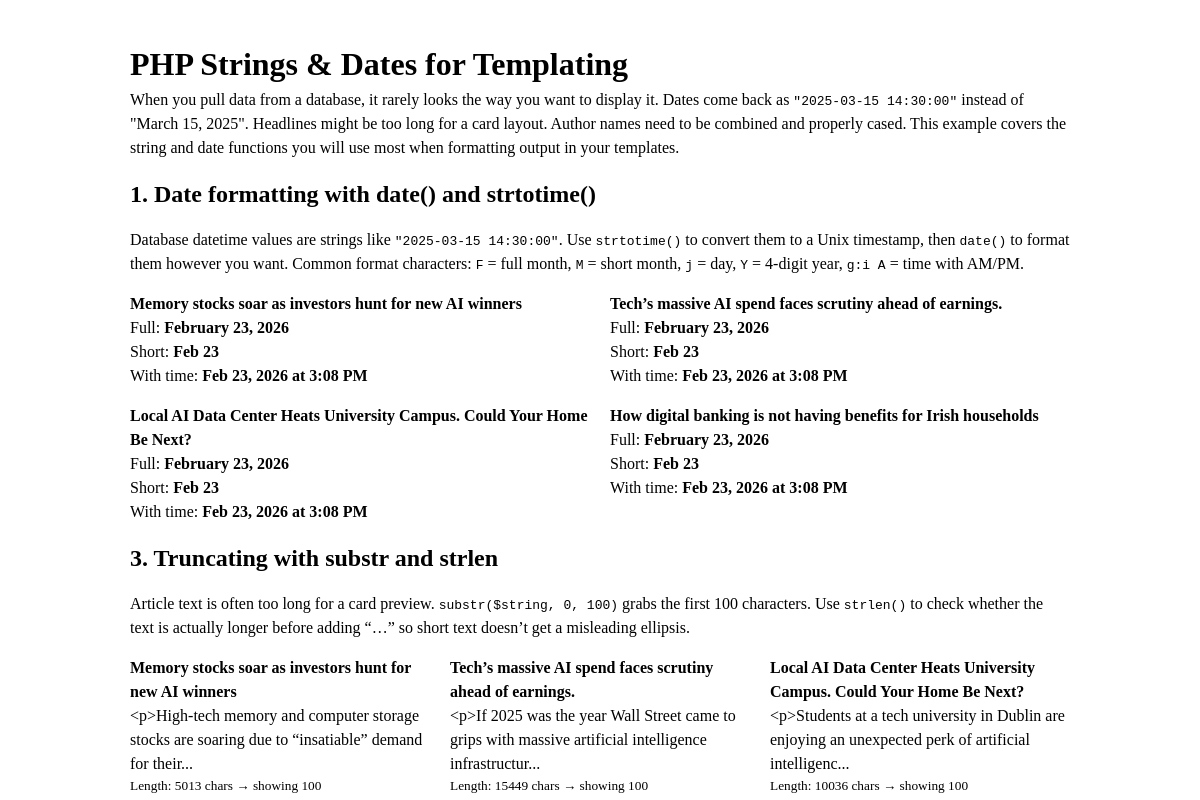
Page /examples/01-php-strings-dates.php on the earlier database version.
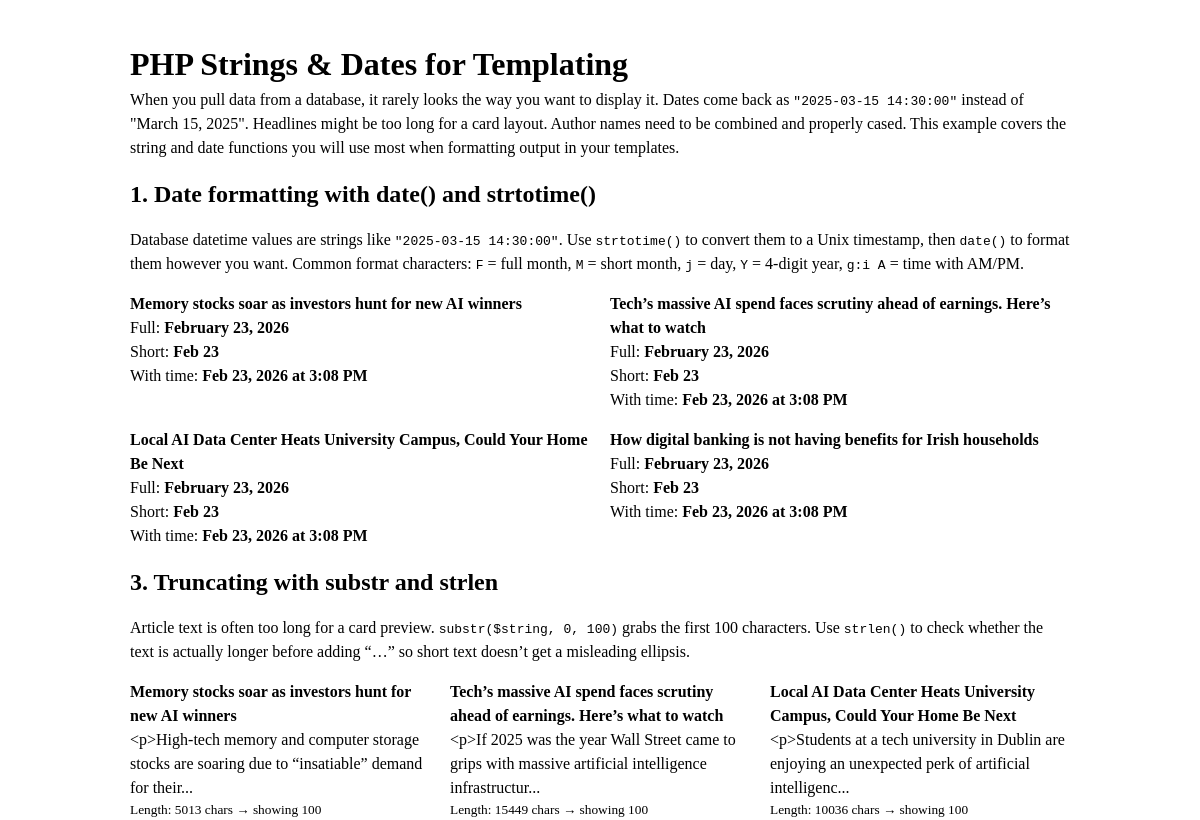
Same page on the later database version.
### tables this page shows
CREATE TABLE `stories` (
  `id` int NOT NULL,
  `headline` varchar(255) NOT NULL,
  `short_headline` varchar(255) NOT NULL,
  `subheadline` varchar(500) NOT NULL,
  `article` text NOT NULL,
  `img_url` varchar(255) NOT NULL,
  `author_id` int NOT NULL,
  `category_id` int NOT NULL,
  `location_id` int NOT NULL,
  `created_at` timestamp NOT NULL DEFAULT CURRENT_TIMESTAMP,
  `updated_at` timestamp NOT NULL DEFAULT CURRENT_TIMESTAMP
);

### lib/config.php (called while the page is built, shortened)
<?php
spl_autoload_register(function ($class) {
    $class_path = str_replace("\\", DIRECTORY_SEPARATOR, $class);
    $file = dirname(__DIR__) . '/classes/' . $class_path . '.php';
});
?>

### classes/DB.php (called while the page is built, shortened)
<?php
class DB {
    private function __construct() {
        $options = [
            PDO::ATTR_ERRMODE            => PDO::ERRMODE_EXCEPTION,
            PDO::ATTR_DEFAULT_FETCH_MODE => PDO::FETCH_ASSOC,
            PDO::ATTR_EMULATE_PREPARES   => false,
            PDO::MYSQL_ATTR_FOUND_ROWS   => true
        ];
    }
}

### classes/Story.php (called while the page is built, shortened)
<?php
require_once 'DB.php';
class Story
{
    public function __construct($props = null)
    {
        if ($props != null) {
            $this->headline       = $props["headline"];
            $this->article     = $props["article"];
            if (array_key_exists("created_at", $props)) {
                $this->created_at = $props["created_at"];
            }
        }
    }
    private static function find($sql, $params, $options = NULL)
    {
        $stories = array();
        $db = null;
        try {
            $db = DB::getInstance()->getConnection();
            if ($options != NULL && is_array($options)) {
                if (array_key_exists("order_by", $options)) {
                    $allowed_columns = array_keys(get_class_vars(self::class));
                    if (in_array($options["order_by"], $allowed_columns)) {
                        $direction = (array_key_exists("order", $options) && strtoupper($options["order"]) === "DESC") ? "DESC" : "ASC";
                        $sql .= " ORDER BY " . $options["order_by"] . " " . $direction;
                    }
                }
                if (array_key_exists("limit", $options)) {
                    $sql .= " LIMIT :limit";
                    $params["limit"] = $options["limit"];
                }
            }
            $stmt = $db->prepare($sql);
            $status = $stmt->execute($params);
            if ($stmt->rowCount() !== 0) {
                $row = $stmt->fetch(PDO::FETCH_ASSOC);
                while ($row !== FALSE) {
                    $story = new Story($row);
                    $stories[] = $story;
                    $row = $stmt->fetch(PDO::FETCH_ASSOC);
                }
            }
        } finally {
            if ($db !== null) {
                $db = null;
            }
        }
        return $stories;
    }
    public static function findAll($options = NULL)
    {
        $sql = "SELECT * FROM stories";
        $params = [];
        $stories = Story::find($sql, $params, $options);
        return $stories;
    }
}

### examples/01-php-strings-dates.php (the view, shortened to what the changed rows need)
<?php
require_once "../lib/config.php";
$stories = Story::findAll(["limit" => 9, "order_by" => "updated_at", "order" => "DESC"]);
?>
<html>
<head>
    <link rel="stylesheet" href="../css/reset.css">
    <link rel="stylesheet" href="../css/grid.css">
    <link rel="stylesheet" href="css/style.css">
</head>
<body>
    <div class="container">
        <div class="width-12">
            <h1>PHP Strings &amp; Dates for Templating</h1>
        </div>
        <div class="width-12">
            <h2>1. Date formatting with date() and strtotime()</h2>
        </div>
        <?php foreach (array_slice($stories, 0, 4) as $story) { ?>
            <div class="width-6">
                <h4><?= htmlspecialchars($story->headline) ?></h4>
                <p>
                    Full: <strong><?= date("F j, Y", strtotime($story->created_at)) ?></strong><br>
                    Short: <strong><?= date("M j", strtotime($story->created_at)) ?></strong><br>
                    With time: <strong><?= date("M j, Y \a\\t g:i A", strtotime($story->created_at)) ?></strong>
                </p>
            </div>
        <?php } ?>
        <div class="width-12">
            <h2>3. Truncating with substr and strlen</h2>
        </div>
        <?php foreach (array_slice($stories, 0, 3) as $story) { ?>
            <div class="width-4">
                <h4><?= htmlspecialchars($story->headline) ?></h4>
                <?php
                $limit = 100;
                $text = $story->article;
                if (strlen($text) > $limit) {
                    $preview = substr($text, 0, $limit) . "...";
                } else {
                    $preview = $text;
                }
                ?>
                <p><?= htmlspecialchars($preview) ?></p>
                <p><small>Length: <?= strlen($text) ?> chars &rarr; showing <?= min(strlen($text), $limit) ?></small></p>
            </div>
        <?php } ?>
    </div>
</body>
</html>

Differences in the rows shown:
changed stories: headline "Tech’s massive AI spend faces scrutiny ahead of earnings." → "Tech’s massive AI spend faces scrutiny ahead of earnings. Here’s what to watch"
changed stories: headline "Local AI Data Center Heats University Campus. Could Your Home Be Next?" → "Local AI Data Center Heats University Campus, Could Your Home Be Next"
